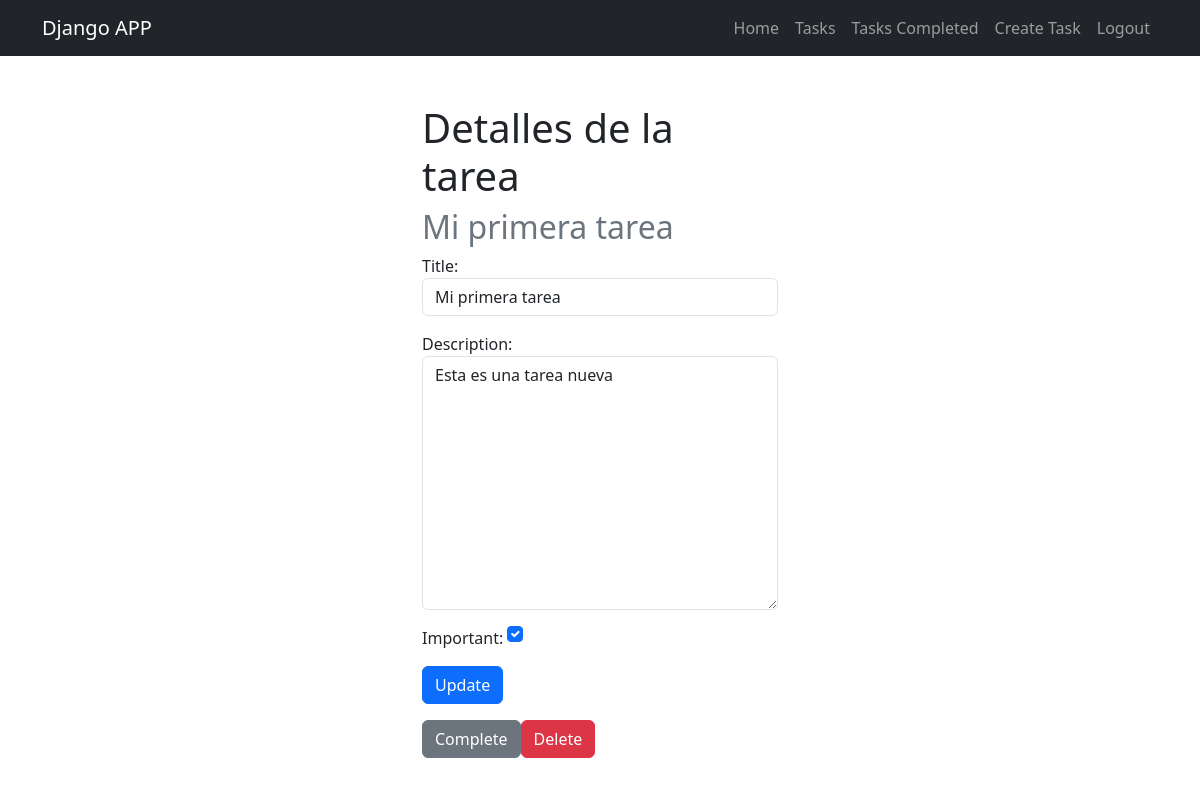
/tasks/1/ (signed in), run on the app's committed database.
### tasks/models.py (models this page shows, shortened)
class Task(models.Model):
    title = models.CharField(max_length=100)
    description = models.TextField(blank=True)
    created = models.DateTimeField(auto_now_add=True)
    datecompleted = models.DateTimeField(null=True, blank=True)
    important = models.BooleanField(default=False)
    user = models.ForeignKey(User, on_delete=models.CASCADE)

### tasks/views.py (the view, shortened to what this page needs)
# urls.py: path('tasks/<int:task_id>/', views.task_detail, name='task_details'),
@login_required
def task_detail(request, task_id):
    if request.method == 'GET':
        task = get_object_or_404(Task, pk=task_id, user=request.user)
        form = TaskForm(instance=task)
        return render(request, 'task_details.html', {'task' : task, 'form' : form})

### tasks/forms.py
class TaskForm(forms.ModelForm):
    class Meta:
        model = Task
        fields = [
            'title', 'description', 'important'
        ]
        widgets = {
            'title': forms.TextInput(attrs={'class': 'form-control', 'placeholder': 'Escribe un título'}),
            'description': forms.Textarea(attrs={'class': 'form-control', 'placeholder': 'Escribe la descripción de la tarea'}),
            'important': forms.CheckboxInput(attrs={'class': 'form-check-input m-auto'}),
        }

### tasks/templates/task_details.html (shortened to what this page needs)
{% extends 'base.html' %}
{% block content %}
<div class="container">
  <div class="row">
    <div class="col-md-4 offset-md-4 mt-5">
      <h1>Detalles de la tarea</h1>
      <h2 class="text-secondary">{{task.title}}</h2>
      <form method="POST">
        {{form.as_p}}
        <button class="btn btn-primary">Update</button>
      </form>
      <div class="d-flex mt-3">
        <form action="{% url 'complete_task' task.id %}" method="POST">
          <button class="btn btn-secondary">Complete</button>
        </form>
        <form action="{% url 'delete_task' task.id %}" method="POST">
          <button class="btn btn-danger">Delete</button>
        </form>
      </div>
    </div>
  </div>
</div>
{% endblock %}

### data on the page
Task: title "Mi primera tarea", description "Esta es una tarea nueva", important "☑"
